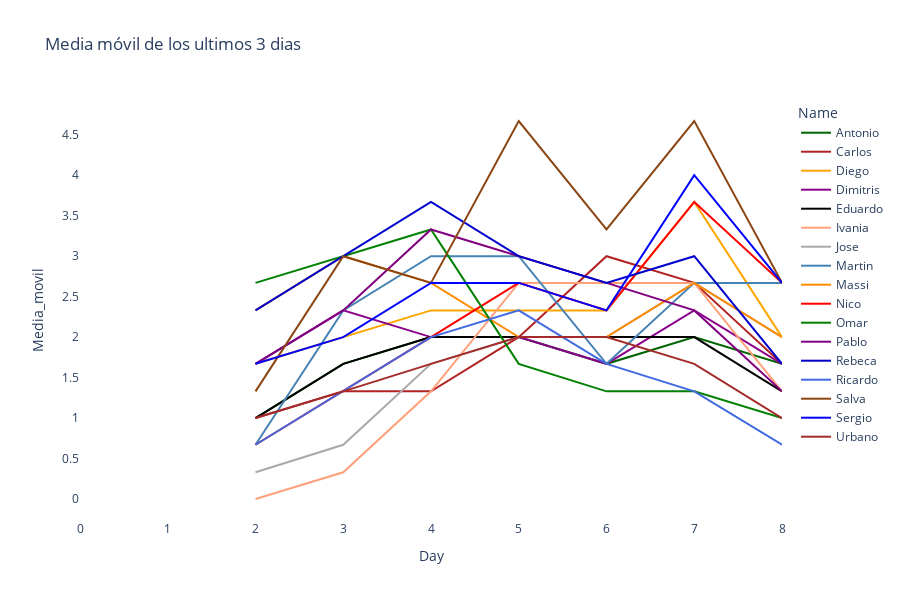

Notebook cell for this chart:
### Code cell
fig = px.line(df_ec, x="Day", y="Media_movil", color='Name', 
              hover_data=['Name', 'Puntos', 'Media_movil'], 
              color_discrete_sequence = list(color_dict.values()),
              title= "Media móvil de los ultimos 3 dias",
              height=600, width = 900)
#fig = px.scatter(df_ec, x="Day", y="Puntos", color='Name', height=800, width = 1000)

fig.update_layout(
#     showlegend=False,
    plot_bgcolor="white",
#    margin=dict(t=10,l=10,b=10,r=10)
)

fig.update_yaxes(tickvals=np.arange(0,6,0.5))

fig.show()


plot(fig, filename='figuras/ajepi_mundial_2022_media.html')

### Figure 1 — Plotly figure (JSON) as saved in the notebook; plotly's stock layout.template omitted (floating-point values rounded to 4 significant figures)
{"data": [{"customdata": [["Antonio", 0], ["Antonio", 1], ["Antonio", 3], ["Antonio", 5], ["Antonio", 7], ["Antonio", 9], ["Antonio", 10], ["Antonio", 13], ["Antonio", 14]], "hovertemplate": "Name=%{customdata[0]}<br>Day=%{x}<br>Media_movil=%{y}<br>Puntos=%{customdata[1]}<extra></extra>", "legendgroup": "Antonio", "line": {"color": "DarkGreen", "dash": "solid"}, "marker": {"symbol": "circle"}, "mode": "lines", "name": "Antonio", "orientation": "v", "showlegend": true, "type": "scatter", "x": [0, 1, 2, 3, 4, 5, 6, 7, 8], "xaxis": "x", "y": [null, null, 1, 1.67, 2, 2, 1.67, 2, 1.67], "yaxis": "y"}, {"customdata": [["Carlos", 0], ["Carlos", 1], ["Carlos", 3], ["Carlos", 4], ["Carlos", 5], ["Carlos", 9], ["Carlos", 13], ["Carlos", 13], ["Carlos", 14]], "hovertemplate": "Name=%{customdata[0]}<br>Day=%{x}<br>Media_movil=%{y}<br>Puntos=%{customdata[1]}<extra></extra>", "legendgroup": "Carlos", "line": {"color": "FireBrick", "dash": "solid"}, "marker": {"symbol": "circle"}, "mode": "lines", "name": "Carlos", "orientation": "v", "showlegend": true, "type": "scatter", "x": [0, 1, 2, 3, 4, 5, 6, 7, 8], "xaxis": "x", "y": [null, null, 1, 1.33, 1.33, 2, 3, 2.67, 1.67], "yaxis": "y"}, {"customdata": [["Diego", 0], ["Diego", 0], ["Diego", 5], ["Diego", 6], ["Diego", 7], ["Diego", 12], ["Diego", 13], ["Diego", 18], ["Diego", 18]], "hovertemplate": "Name=%{customdata[0]}<br>Day=%{x}<br>Media_movil=%{y}<br>Puntos=%{customdata[1]}<extra></extra>", "legendgroup": "Diego", "line": {"color": "Orange", "dash": "solid"}, "marker": {"symbol": "circle"}, "mode": "lines", "name": "Diego", "orientation": "v", "showlegend": true, "type": "scatter", "x": [0, 1, 2, 3, 4, 5, 6, 7, 8], "xaxis": "x", "y": [null, null, 1.67, 2, 2.33, 2.33, 2.33, 3.67, 2], "yaxis": "y"}, {"customdata": [["Dimitris", 0], ["Dimitris", 3], ["Dimitris", 5], ["Dimitris", 7], ["Dimitris", 9], ["Dimitris", 11], ["Dimitris", 12], ["Dimitris", 16], ["Dimitris", 16]], "hovertemplate": "Name=%{customdata[0]}<br>Day=%{x}<br>Media_movil=%{y}<br>Puntos=%{customdata[1]}<extra></extra>", "legendgroup": "Dimitris", "line": {"color": "DarkMagenta", "dash": "solid"}, "marker": {"symbol": "circle"}, "mode": "lines", "name": "Dimitris", "orientation": "v", "showlegend": true, "type": "scatter", "x": [0, 1, 2, 3, 4, 5, 6, 7, 8], "xaxis": "x", "y": [null, null, 1.67, 2.33, 2, 2, 1.67, 2.33, 1.67], "yaxis": "y"}, {"customdata": [["Eduardo", 0], ["Eduardo", 1], ["Eduardo", 3], ["Eduardo", 5], ["Eduardo", 7], ["Eduardo", 9], ["Eduardo", 11], ["Eduardo", 13], ["Eduardo", 13]], "hovertemplate": "Name=%{customdata[0]}<br>Day=%{x}<br>Media_movil=%{y}<br>Puntos=%{customdata[1]}<extra></extra>", "legendgroup": "Eduardo", "line": {"color": "Black", "dash": "solid"}, "marker": {"symbol": "circle"}, "mode": "lines", "name": "Eduardo", "orientation": "v", "showlegend": true, "type": "scatter", "x": [0, 1, 2, 3, 4, 5, 6, 7, 8], "xaxis": "x", "y": [null, null, 1, 1.67, 2, 2, 2, 2, 1.33], "yaxis": "y"}, {"customdata": [["Ivania", 0], ["Ivania", 0], ["Ivania", 0], ["Ivania", 1], ["Ivania", 4], ["Ivania", 8], ["Ivania", 9], ["Ivania", 12], ["Ivania", 12]], "hovertemplate": "Name=%{customdata[0]}<br>Day=%{x}<br>Media_movil=%{y}<br>Puntos=%{customdata[1]}<extra></extra>", "legendgroup": "Ivania", "line": {"color": "LightSalmon", "dash": "solid"}, "marker": {"symbol": "circle"}, "mode": "lines", "name": "Ivania", "orientation": "v", "showlegend": true, "type": "scatter", "x": [0, 1, 2, 3, 4, 5, 6, 7, 8], "xaxis": "x", "y": [null, null, 0, 0.33, 1.33, 2.67, 2.67, 2.67, 1.33], "yaxis": "y"}, {"customdata": [["Jose", 0], ["Jose", 0], ["Jose", 1], ["Jose", 2], ["Jose", 5], ["Jose", 7], ["Jose", 8], ["Jose", 13], ["Jose", 13]], "hovertemplate": "Name=%{customdata[0]}<br>Day=%{x}<br>Media_movil=%{y}<br>Puntos=%{customdata[1]}<extra></extra>", "legendgroup": "Jose", "line": {"color": "DarkGray", "dash": "solid"}, "marker": {"symbol": "circle"}, "mode": "lines", "name": "Jose", "orientation": "v", "showlegend": true, "type": "scatter", "x": [0, 1, 2, 3, 4, 5, 6, 7, 8], "xaxis": "x", "y": [null, null, 0.33, 0.67, 1.67, 2, 2, 2.67, 2], "yaxis": "y"}, {"customdata": [["Martin", 0], ["Martin", 1], ["Martin", 2], ["Martin", 7], ["Martin", 10], ["Martin", 11], ["Martin", 12], ["Martin", 18], ["Martin", 19]], "hovertemplate": "Name=%{customdata[0]}<br>Day=%{x}<br>Media_movil=%{y}<br>Puntos=%{customdata[1]}<extra></extra>", "legendgroup": "Martin", "line": {"color": "SteelBlue", "dash": "solid"}, "marker": {"symbol": "circle"}, "mode": "lines", "name": "Martin", "orientation": "v", "showlegend": true, "type": "scatter", "x": [0, 1, 2, 3, 4, 5, 6, 7, 8], "xaxis": "x", "y": [null, null, 0.67, 2.33, 3, 3, 1.67, 2.67, 2.67], "yaxis": "y"}, {"customdata": [["Massi", 0], ["Massi", 3], ["Massi", 7], ["Massi", 9], ["Massi", 11], ["Massi", 13], ["Massi", 15], ["Massi", 19], ["Massi", 19]], "hovertemplate": "Name=%{customdata[0]}<br>Day=%{x}<br>Media_movil=%{y}<br>Puntos=%{customdata[1]}<extra></extra>", "legendgroup": "Massi", "line": {"color": "DarkOrange", "dash": "solid"}, "marker": {"symbol": "circle"}, "mode": "lines", "name": "Massi", "orientation": "v", "showlegend": true, "type": "scatter", "x": [0, 1, 2, 3, 4, 5, 6, 7, 8], "xaxis": "x", "y": [null, null, 2.33, 3, 2.67, 2, 2, 2.67, 2], "yaxis": "y"}, {"customdata": [["Nico", 0], ["Nico", 0], ["Nico", 2], ["Nico", 4], ["Nico", 6], ["Nico", 10], ["Nico", 11], ["Nico", 17], ["Nico", 18]], "hovertemplate": "Name=%{customdata[0]}<br>Day=%{x}<br>Media_movil=%{y}<br>Puntos=%{customdata[1]}<extra></extra>", "legendgroup": "Nico", "line": {"color": "Red", "dash": "solid"}, "marker": {"symbol": "circle"}, "mode": "lines", "name": "Nico", "orientation": "v", "showlegend": true, "type": "scatter", "x": [0, 1, 2, 3, 4, 5, 6, 7, 8], "xaxis": "x", "y": [null, null, 0.67, 1.33, 2, 2.67, 2.33, 3.67, 2.67], "yaxis": "y"}, {"customdata": [["Omar", 0], ["Omar", 1], ["Omar", 8], ["Omar", 9], ["Omar", 11], ["Omar", 13], ["Omar", 13], ["Omar", 15], ["Omar", 16]], "hovertemplate": "Name=%{customdata[0]}<br>Day=%{x}<br>Media_movil=%{y}<br>Puntos=%{customdata[1]}<extra></extra>", "legendgroup": "Omar", "line": {"color": "Green", "dash": "solid"}, "marker": {"symbol": "circle"}, "mode": "lines", "name": "Omar", "orientation": "v", "showlegend": true, "type": "scatter", "x": [0, 1, 2, 3, 4, 5, 6, 7, 8], "xaxis": "x", "y": [null, null, 2.67, 3, 3.33, 1.67, 1.33, 1.33, 1], "yaxis": "y"}, {"customdata": [["Pablo", 0], ["Pablo", 1], ["Pablo", 5], ["Pablo", 7], ["Pablo", 11], ["Pablo", 14], ["Pablo", 15], ["Pablo", 18], ["Pablo", 18]], "hovertemplate": "Name=%{customdata[0]}<br>Day=%{x}<br>Media_movil=%{y}<br>Puntos=%{customdata[1]}<extra></extra>", "legendgroup": "Pablo", "line": {"color": "Purple", "dash": "solid"}, "marker": {"symbol": "circle"}, "mode": "lines", "name": "Pablo", "orientation": "v", "showlegend": true, "type": "scatter", "x": [0, 1, 2, 3, 4, 5, 6, 7, 8], "xaxis": "x", "y": [null, null, 1.67, 2.33, 3.33, 3, 2.67, 2.33, 1.33], "yaxis": "y"}, {"customdata": [["Rebeca", 0], ["Rebeca", 0], ["Rebeca", 7], ["Rebeca", 9], ["Rebeca", 11], ["Rebeca", 16], ["Rebeca", 17], ["Rebeca", 20], ["Rebeca", 21]], "hovertemplate": "Name=%{customdata[0]}<br>Day=%{x}<br>Media_movil=%{y}<br>Puntos=%{customdata[1]}<extra></extra>", "legendgroup": "Rebeca", "line": {"color": "MediumBlue", "dash": "solid"}, "marker": {"symbol": "circle"}, "mode": "lines", "name": "Rebeca", "orientation": "v", "showlegend": true, "type": "scatter", "x": [0, 1, 2, 3, 4, 5, 6, 7, 8], "xaxis": "x", "y": [null, null, 2.33, 3, 3.67, 3, 2.67, 3, 1.67], "yaxis": "y"}, {"customdata": [["Ricardo", 0], ["Ricardo", 0], ["Ricardo", 2], ["Ricardo", 4], ["Ricardo", 6], ["Ricardo", 9], ["Ricardo", 9], ["Ricardo", 10], ["Ricardo", 11]], "hovertemplate": "Name=%{customdata[0]}<br>Day=%{x}<br>Media_movil=%{y}<br>Puntos=%{customdata[1]}<extra></extra>", "legendgroup": "Ricardo", "line": {"color": "RoyalBlue", "dash": "solid"}, "marker": {"symbol": "circle"}, "mode": "lines", "name": "Ricardo", "orientation": "v", "showlegend": true, "type": "scatter", "x": [0, 1, 2, 3, 4, 5, 6, 7, 8], "xaxis": "x", "y": [null, null, 0.67, 1.33, 2, 2.33, 1.67, 1.33, 0.67], "yaxis": "y"}, {"customdata": [["Salva", 0], ["Salva", 3], ["Salva", 4], ["Salva", 9], ["Salva", 11], ["Salva", 18], ["Salva", 19], ["Salva", 25], ["Salva", 26]], "hovertemplate": "Name=%{customdata[0]}<br>Day=%{x}<br>Media_movil=%{y}<br>Puntos=%{customdata[1]}<extra></extra>", "legendgroup": "Salva", "line": {"color": "SaddleBrown", "dash": "solid"}, "marker": {"symbol": "circle"}, "mode": "lines", "name": "Salva", "orientation": "v", "showlegend": true, "type": "scatter", "x": [0, 1, 2, 3, 4, 5, 6, 7, 8], "xaxis": "x", "y": [null, null, 1.33, 3, 2.67, 4.67, 3.33, 4.67, 2.67], "yaxis": "y"}, {"customdata": [["Sergio", 0], ["Sergio", 0], ["Sergio", 5], ["Sergio", 6], ["Sergio", 8], ["Sergio", 13], ["Sergio", 13], ["Sergio", 20], ["Sergio", 21]], "hovertemplate": "Name=%{customdata[0]}<br>Day=%{x}<br>Media_movil=%{y}<br>Puntos=%{customdata[1]}<extra></extra>", "legendgroup": "Sergio", "line": {"color": "Blue", "dash": "solid"}, "marker": {"symbol": "circle"}, "mode": "lines", "name": "Sergio", "orientation": "v", "showlegend": true, "type": "scatter", "x": [0, 1, 2, 3, 4, 5, 6, 7, 8], "xaxis": "x", "y": [null, null, 1.67, 2, 2.67, 2.67, 2.33, 4, 2.67], "yaxis": "y"}, {"customdata": [["Urbano", 0], ["Urbano", 1], ["Urbano", 3], ["Urbano", 4], ["Urbano", 6], ["Urbano", 9], ["Urbano", 10], ["Urbano", 11], ["Urbano", 12]], "hovertemplate": "Name=%{customdata[0]}<br>Day=%{x}<br>Media_movil=%{y}<br>Puntos=%{customdata[1]}<extra></extra>", "legendgroup": "Urbano", "line": {"color": "Brown", "dash": "solid"}, "marker": {"symbol": "circle"}, "mode": "lines", "name": "Urbano", "orientation": "v", "showlegend": true, "type": "scatter", "x": [0, 1, 2, 3, 4, 5, 6, 7, 8], "xaxis": "x", "y": [null, null, 1, 1.33, 1.67, 2, 2, 1.67, 1], "yaxis": "y"}], "layout": {"height": 600, "legend": {"title": {"text": "Name"}, "tracegroupgap": 0}, "plot_bgcolor": "white", "title": {"text": "Media móvil de los ultimos 3 dias"}, "width": 900, "xaxis": {"anchor": "y", "domain": [0, 1], "title": {"text": "Day"}}, "yaxis": {"anchor": "x", "domain": [0, 1], "tickvals": [0, 0.5, 1, 1.5, 2, 2.5, 3, 3.5, 4, 4.5, 5, 5.5], "title": {"text": "Media_movil"}}}}
